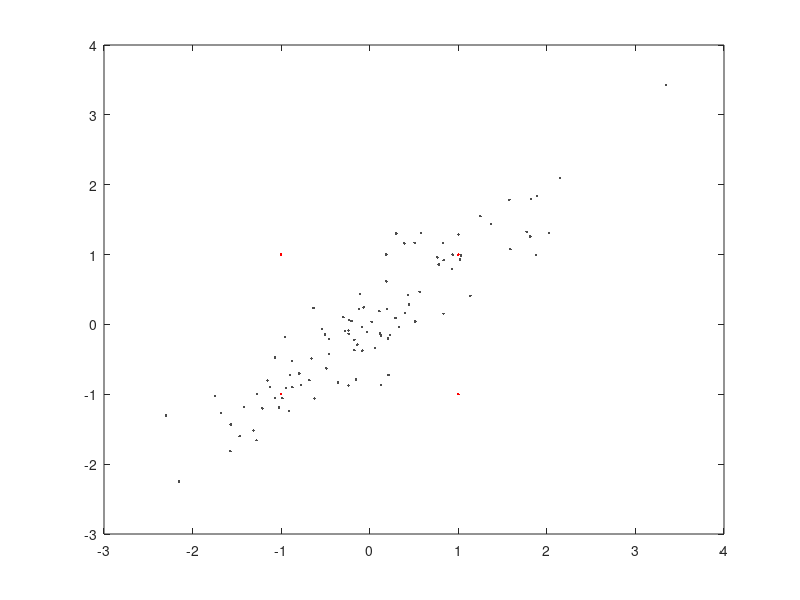

The MATLAB script that drew this image:
function [] = mahaldemo
% demo of Mahalanobis distance

  x = mvnrnd([0;0], [1 .9;.9 1], 100);
       y = [1 1;1 -1;-1 1;-1 -1];
       mahal(y,x)

       figure;
       line([0 0],[-2 +2],'LineStyle',':','Color',[1 1 1]*0.3);
       line([-2 +2], [0 0], 'LineStyle',':','Color',[1 1 1]*0.3);
       plot(x(:,1),x(:,2),'.r','Color',[1 1 1]*0.3);
       hold on;
       plot(y(:,1),y(:,2),'.r');
       